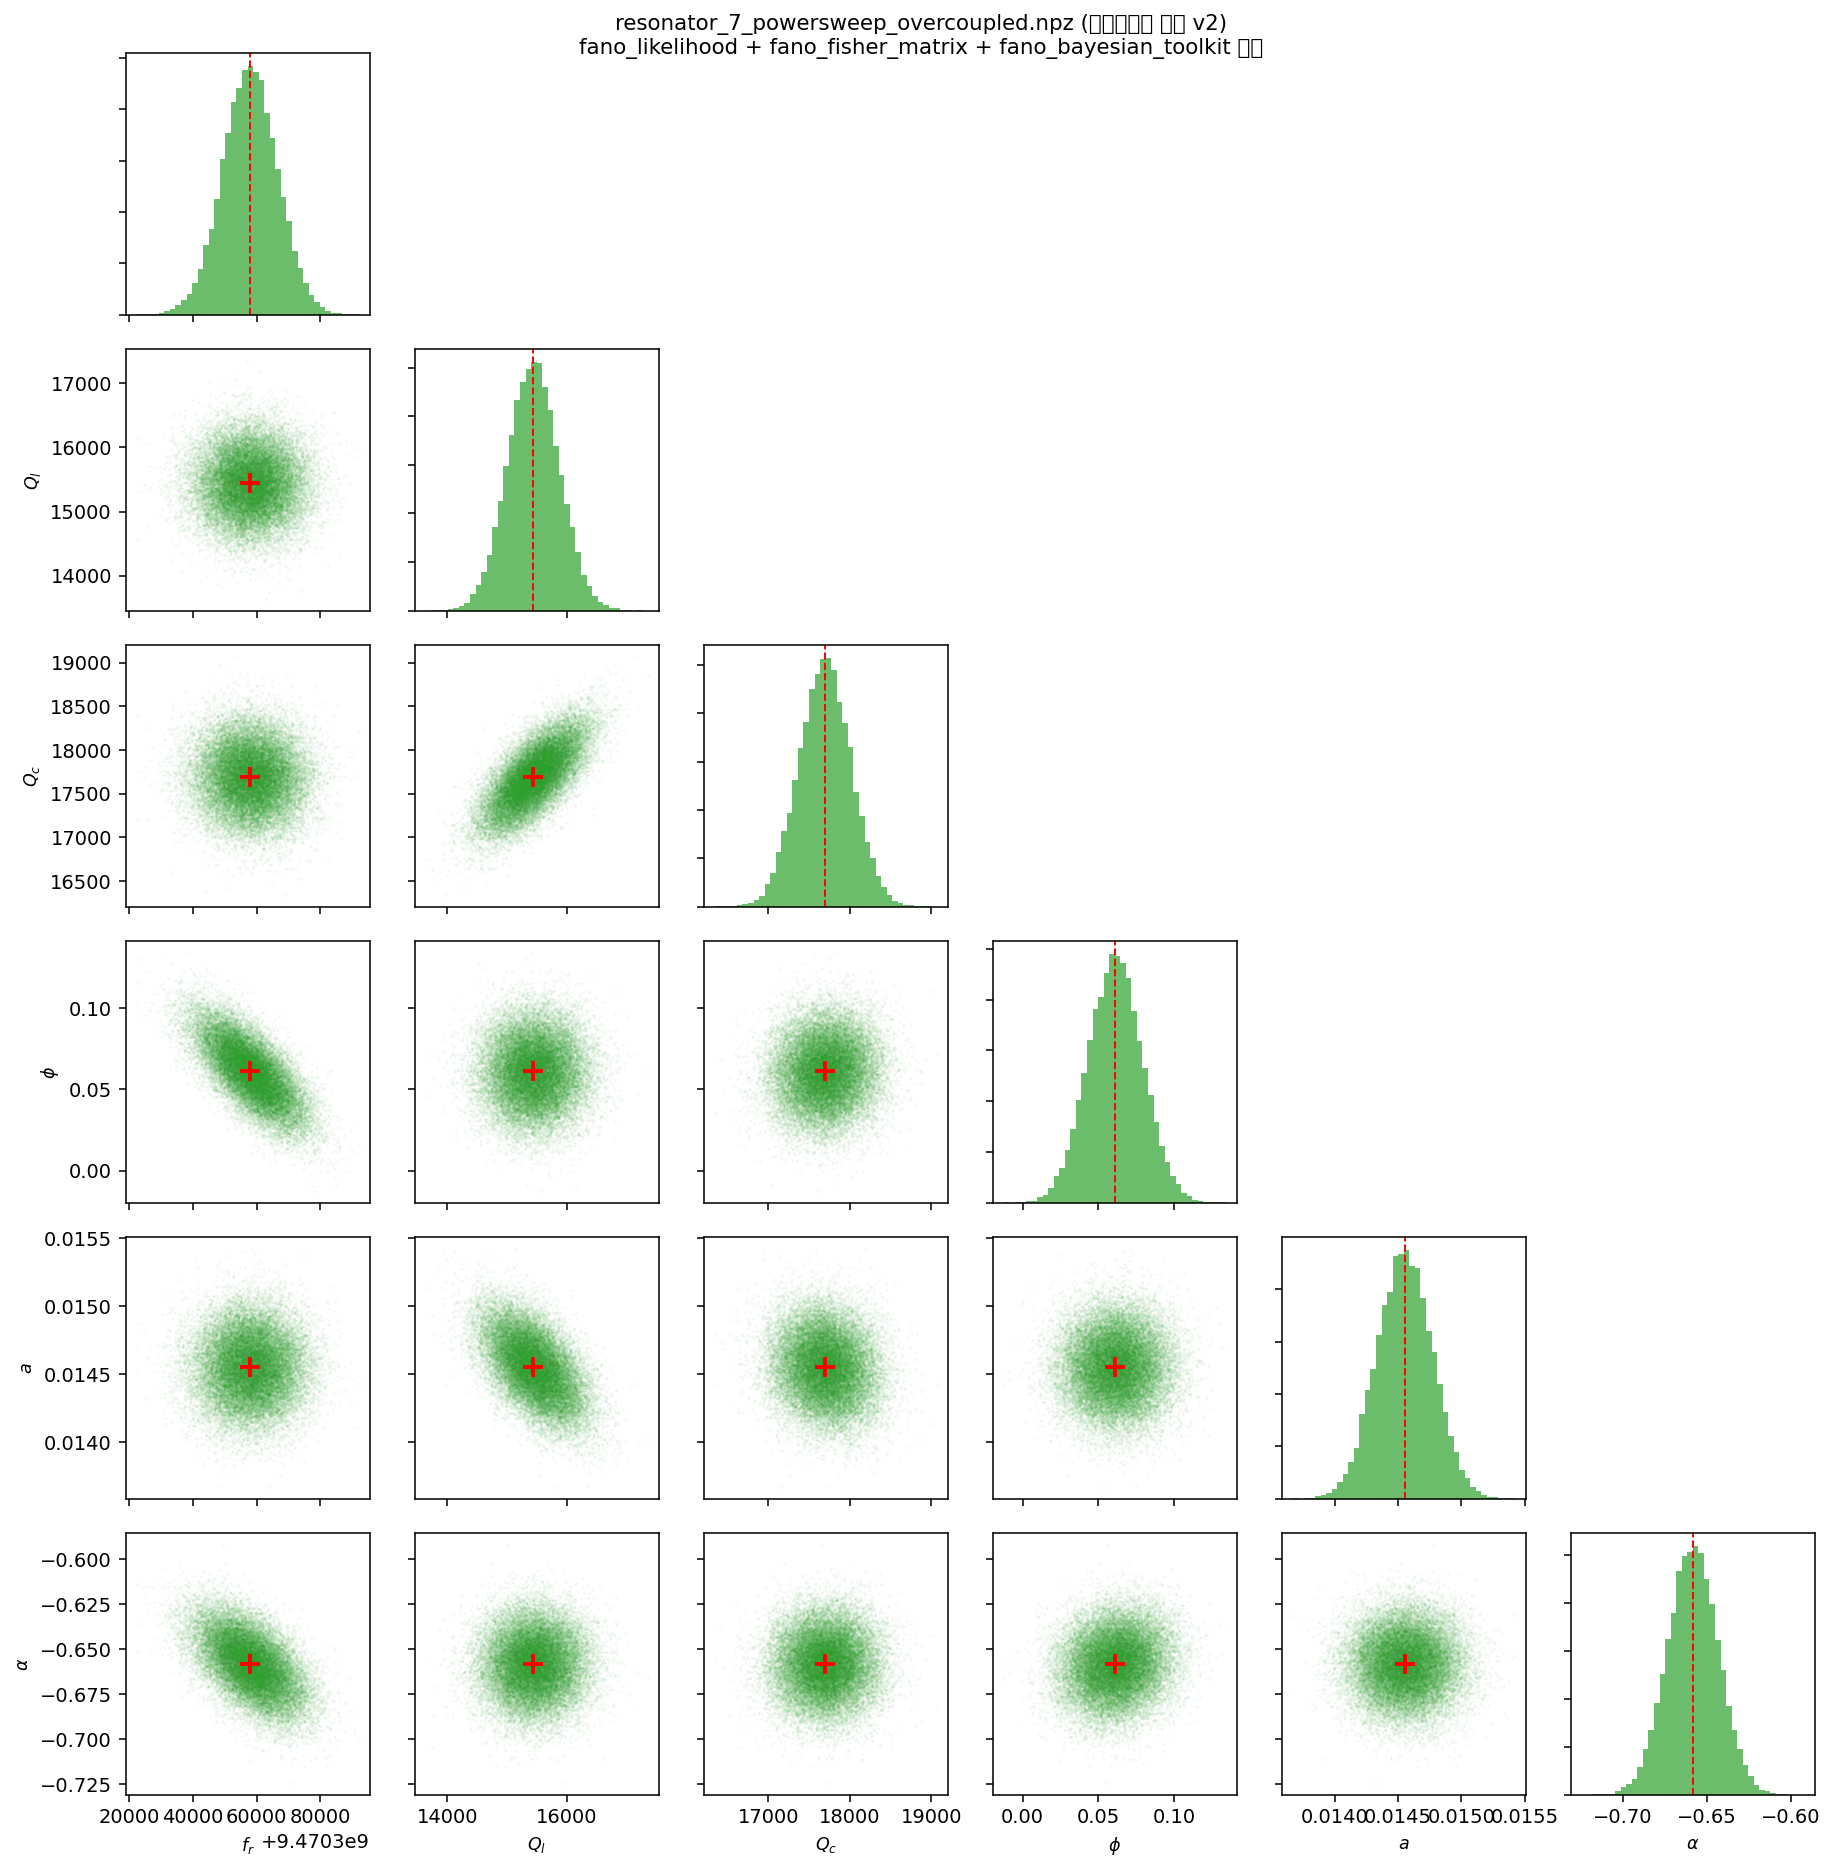

The script that saved this image:
"""
fano_single_resonator_corner_v2.py
=================================================================
[v2 - 라이브러리 사용 버전] 이전 버전(fano_single_resonator_corner.py)은
급하게 즉석에서 짠 코드라, prior/우도/공분산 계산을 전부 이 파일
안에서 직접 구현했습니다. 이번엔 그 부분들을 전부 정식 라이브러리
함수로 교체합니다:

  이전(즉석 코드)                    이번(라이브러리)
  --------------------------------------------------------------
  scipy.optimize.curve_fit bounds   fano_likelihood.make_uniform_log_prior
  (직접 계산한 chi2)                 fano_likelihood.make_log_probability_generic
                                     (오늘 새로 추가한 범용 버전)
  fano_fisher_matrix 함수들          동일(원래도 라이브러리 사용 중이었음)
  (직접 계산한 16%/84% 백분위수)     fano_bayesian_toolkit.credible_interval

[emcee 관련 중요한 안내]
이 스크립트가 실행되는 환경(샌드박스)에는 emcee가 설치되어 있지
않고, 네트워크가 막혀 있어 설치도 불가능합니다. 그래서 진짜
MCMC(fano_mcmc_pipeline.run_single_mcmc)는 여기서 못 돌립니다.
대신 이전과 같은 방식(curve_fit으로 MAP 추정 + 피셔행렬로 공분산
+ 공분산에서 몬테카를로 샘플링)을 쓰되, log_probability 함수
자체는 이번에 fano_likelihood.make_log_probability_generic으로
만들어서, "이 함수를 그대로 Colab의 fano_mcmc_pipeline.run_single_mcmc
에 넘기면 진짜 MCMC도 바로 돌아간다"는 걸 보장합니다 - 즉 이
스크립트는 "emcee 없이도 돌아가는 근사 버전"이면서 동시에
"emcee가 있는 환경에서 진짜 MCMC로 그대로 업그레이드 가능한 코드"
입니다.
"""

import numpy as np
from scipy.optimize import curve_fit, minimize
import matplotlib
matplotlib.use('Agg')
import matplotlib.pyplot as plt
import os
import sys
import json

sys.path.insert(0, os.getcwd())
import fano_models
import fano_likelihood as likelihood
import fano_fisher_matrix as fm
import fano_bayesian_toolkit as bt


# =========================================================
# STEP 0. 분석자 설정값 (aa_ 접두사)
# =========================================================
aa_upload_dir = '/mnt/user-data/uploads/'
aa_resonator_choice = 'resonator_7_powersweep_overcoupled.npz'
aa_power_slice_index = 0
aa_n_ports = 1.0
aa_isolation_db = 15
aa_step_fraction = 1e-6
aa_phi_candidates = [-2.5, -1.5, -0.5, 0.0, 0.5, 1.5, 2.5]
aa_mc_sample_size = 30000
aa_credible_level = 0.68
    # [조정 가능] fano_bayesian_toolkit.credible_interval에 넘길 신뢰수준.
    # 0.68=1-sigma에 해당(정규분포 기준), 0.95=2-sigma에 해당하는
    # 더 넓은(더 보수적인) 구간을 보고 싶으면 이 값을 0.95로 바꾸면 됨.

aa_output_dir = '/home/claude/qubit_analysis_template/outputs/'
os.makedirs(aa_output_dir, exist_ok=True)

print("=" * 60)
print("분석자 설정값(aa_*) 요약:")
for k, v in list(globals().items()):
    if k.startswith("aa_") and not isinstance(v, list):
        print(f"  {k:24s} = {v}")
print("=" * 60)


# =========================================================
# STEP 1. 데이터 로드
# =========================================================
def load_fano_npz(filepath):
    raw = np.load(filepath, allow_pickle=True)
    amplitude, phase = raw['amplitude'], raw['phase']
    freq_hz, power_dbm = raw['frequency'], raw['power']
    s21 = amplitude * np.exp(1j * phase)
    settings_dict = json.loads(raw['settings'][0])
    cable_delay = settings_dict.get('vna', {}).get('port1_edel', None)
    return {'power_dbm': power_dbm, 'freq_hz': freq_hz, 's21': s21, 'cable_delay': cable_delay}


full_path = os.path.join(aa_upload_dir, aa_resonator_choice)
data = load_fano_npz(full_path)
f_grid = data['freq_hz']
s21 = data['s21'][aa_power_slice_index, :]
delay = data['cable_delay']
power_val = data['power_dbm'][aa_power_slice_index]
mag = np.abs(s21)

print(f"\n분석 대상: {aa_resonator_choice}, power={power_val:.1f}dBm")


# =========================================================
# STEP 2. Circle fit (참고용)
# =========================================================
cf_result = fano_models.autofit(f_grid, s21, n_ports=aa_n_ports, fixed_delay=delay, isolation=aa_isolation_db)
qi_max_str = 'inf' if np.isinf(cf_result['Qi_max']) else f"{cf_result['Qi_max']:.1f}"
print(f"\n[참고] circle fit 결과:")
print(f"  fr={cf_result['fr']/1e9:.6f}GHz, Ql={cf_result['Ql']:.1f}, Qc={cf_result['Qc']:.1f}, "
      f"Qi={cf_result['Qi']:.1f}")
print(f"  Qi_min={cf_result['Qi_min']:.1f}, Qi_max={qi_max_str}")


# =========================================================
# STEP 3. [라이브러리 사용] prior + log_probability 정의
# =========================================================
param_names = ['fr', 'Ql', 'Qc', 'phi', 'a', 'alpha']
param_labels = [r'$f_r$', r'$Q_l$', r'$Q_c$', r'$\phi$', r'$a$', r'$\alpha$']

prior_bounds = {
    'fr':  (f_grid.min(), f_grid.max()),
    'Ql':  (1.0, 1e8),
    'Qc':  (1.0, 1e8),
    'phi': (-np.pi, np.pi),
    'a':   (1e-8, 1.0),
    'alpha': (-np.pi, np.pi),
}
log_prior = likelihood.make_uniform_log_prior(prior_bounds)
    # [라이브러리 사용] fano_likelihood.make_uniform_log_prior - 이전
    # 버전에서 scipy curve_fit의 bounds=(lower,upper) 배열로 직접
    # 넣었던 것을, 여기서는 딕셔너리 기반의 표준 prior 함수로 표현.

mask = mag > np.percentile(mag, 80)
noise_sigma = np.std(np.real(s21[mask]))
fixed_kwargs = {'delay': delay, 'n_ports': aa_n_ports}

log_probability = likelihood.make_log_probability_generic(
    fano_models.Sij, fixed_kwargs, param_names, log_prior, likelihood_type='gaussian'
)
    # [라이브러리 사용, 신규 추가한 범용 버전] 이 함수의 시그니처는
    # log_probability(theta, f_grid, data_1d, sigma)로, emcee가 있는
    # 환경(Colab)에서는 fano_mcmc_pipeline.run_single_mcmc(log_probability,
    # ...)에 그대로 넘겨서 진짜 MCMC를 돌릴 수 있습니다. 여기서는
    # emcee 없이, 이 함수를 "MAP을 찾는 목적함수"로만 재사용합니다
    # (아래 STEP 4에서 -log_probability를 최소화 = log_probability를
    # 최대화 = posterior의 최댓값(MAP)을 찾는 것과 동일).

print(f"\nnoise_sigma = {noise_sigma:.6f}")


# =========================================================
# STEP 4. [라이브러리 활용] log_probability를 목적함수로 삼아 MAP 탐색
# (multi-start, curve_fit 대신 scipy.optimize.minimize로 log_probability를
#  직접 최대화 - 이러면 prior까지 명시적으로 반영된 진짜 "MAP" 탐색이 됨)
# =========================================================
fr_guess = f_grid[np.argmin(mag)]
half_level = (mag.max() + mag.min()) / 2
above_half = np.where(mag > half_level)[0]
fwhm_guess = f_grid[above_half[-1]] - f_grid[above_half[0]] if len(above_half) > 1 else 1e6
Ql_guess = fr_guess / max(fwhm_guess, 1e3)

print(f"\nmulti-start 탐색 실행 중 (phi 후보 {len(aa_phi_candidates)}개)...")
best_theta, best_neg_log_prob = None, np.inf
for phi0 in aa_phi_candidates:
    theta0 = np.array([fr_guess, Ql_guess, Ql_guess * 1.1, phi0, mag.max() - mag.min(), phi0])

    def neg_log_prob(theta):
        # log_probability(theta, f_grid, data_1d, sigma)를 그대로
        # 재사용 - "부호만 뒤집어서" scipy.optimize.minimize(최솟값을
        # 찾는 함수)로 posterior의 최댓값(MAP)을 찾는 표준적인 트릭.
        val = log_probability(theta, f_grid, s21, noise_sigma)
        return -val if np.isfinite(val) else 1e10

    res = minimize(neg_log_prob, theta0, method='Nelder-Mead',
                    options={'maxiter': 20000, 'xatol': 1e-6, 'fatol': 1e-6})
    print(f"  phi0={phi0:+.1f} -> -log_prob={res.fun:.2f} "
          f"({'수렴' if res.success else '미수렴'})")
    if res.fun < best_neg_log_prob:
        best_neg_log_prob = res.fun
        best_theta = res.x

popt = best_theta
print(f"\n최종 채택 (-log_prob={best_neg_log_prob:.2f}):")
for i, name in enumerate(param_names):
    print(f"  {name}: {popt[i]:.6g}")


# =========================================================
# STEP 5. [라이브러리 사용] 피셔행렬 -> 공분산 -> 몬테카를로 샘플
# =========================================================
F = fm.fisher_information_matrix(fano_models.Sij, popt, param_names, f_grid,
                                    noise_sigma, fixed_kwargs, step_fraction=aa_step_fraction)
cov = fm.covariance_from_fisher(F)
eigvals = np.linalg.eigvalsh(cov)
print(f"\n공분산 행렬 최소 고유값: {eigvals.min():.3e} "
      f"({'정상(양수)' if eigvals.min() > 0 else '⚠️ 비정상(음수)'})")

mc_samples = np.random.default_rng(0).multivariate_normal(popt, cov, size=aa_mc_sample_size)

# =========================================================
# STEP 6. [라이브러리 사용] credible_interval로 신뢰구간 계산
# =========================================================
print(f"\n[파라미터별 {aa_credible_level*100:.0f}% 신뢰구간 - "
      f"fano_bayesian_toolkit.credible_interval 사용]")
for i, name in enumerate(param_names):
    lo, med, hi = bt.credible_interval(mc_samples[:, i], level=aa_credible_level)
        # [라이브러리 사용] fano_bayesian_toolkit.credible_interval은
        # (하한, 중앙값, 상한) 3개 값을 튜플로 반환함(문서화된 그대로).
        # 이전 버전에서 np.percentile(samples,16), np.percentile(
        # samples,84)를 따로 계산했던 것을, 이 함수 하나로 통일.
    print(f"  {name}: {med:.4g}  [{lo:.4g}, {hi:.4g}]")

Qi_mc = 1.0 / (1.0/mc_samples[:, 1] - 1.0/mc_samples[:, 2])
valid_qi = (Qi_mc > 0) & (Qi_mc < 1e7)
Qi_lo, Qi_med, Qi_hi = bt.credible_interval(Qi_mc[valid_qi], level=aa_credible_level)
print(f"\nQi (베이지안/피셔, 라이브러리 신뢰구간): "
      f"중앙값={Qi_med:.1f}, [{Qi_lo:.1f}, {Qi_hi:.1f}]")


# =========================================================
# STEP 7. [라이브러리 사용] AIC/BIC로 모델 적합도 요약
# =========================================================
log_lik_max = log_probability(popt, f_grid, s21, noise_sigma) - log_prior(popt)
    # log_probability = log_prior + log_likelihood 이므로, log_prior를
    # 빼면 순수한 log_likelihood만 남음 (AIC/BIC 공식은 우도만 필요).
aic_val = bt.aic(log_lik_max, n_params=len(param_names))
bic_val = bt.bic(log_lik_max, n_params=len(param_names), n_data=len(f_grid)*2)
    # [라이브러리 사용] fano_bayesian_toolkit.aic / bic: 정보량 기준
    # (파라미터가 많아질수록 페널티를 주는 모델 비교 지표). 오늘은
    # 모델이 하나뿐이라 비교 대상은 없지만, 나중에 "phi를 포함한
    # 모델 vs phi=0으로 고정한 단순 모델"을 이 지표로 비교할 수 있음
    # (첫날 avoided-crossing 예제에서 이미 이 용도로 썼던 것과 동일).
print(f"\nAIC={aic_val:.2f}, BIC={bic_val:.2f} (모델 비교용 지표, fano_bayesian_toolkit 사용)")


# =========================================================
# STEP 8. Corner plot
# =========================================================
def simple_corner_plot(samples, labels, truths=None, bins=40):
    n = samples.shape[1]
    fig, axes = plt.subplots(n, n, figsize=(2.2*n, 2.2*n))
    for i in range(n):
        for j in range(n):
            ax = axes[i, j]
            if j > i:
                ax.axis('off')
                continue
            if i == j:
                ax.hist(samples[:, i], bins=bins, color='tab:green', alpha=0.7)
                if truths is not None:
                    ax.axvline(truths[i], color='red', ls='--', lw=1)
            else:
                ax.plot(samples[:, j], samples[:, i], '.', ms=1, alpha=0.05, color='tab:green')
                if truths is not None:
                    ax.plot(truths[j], truths[i], 'r+', ms=10, mew=2)
            if i == n-1:
                ax.set_xlabel(labels[j], fontsize=9)
            else:
                ax.set_xticklabels([])
            if j == 0 and i != 0:
                ax.set_ylabel(labels[i], fontsize=9)
            else:
                ax.set_yticklabels([])
    plt.tight_layout()
    return fig


fig = simple_corner_plot(mc_samples, param_labels, truths=popt)
fig.suptitle(f'{aa_resonator_choice} (라이브러리 버전 v2)\n'
             f'fano_likelihood + fano_fisher_matrix + fano_bayesian_toolkit 사용',
             y=1.01, fontsize=11)
plt.savefig(os.path.join(aa_output_dir, 'fano_single_resonator_corner_v2.png'), dpi=140, bbox_inches='tight')
print(f"\nCorner plot 저장 완료: {os.path.join(aa_output_dir, 'fano_single_resonator_corner_v2.png')}")
